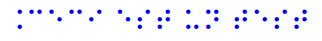
#> input picture braille14.png, 322 x 41 px
$ python detection_braille_alex.py
#> lines starting #> are read from the running program, lines starting #| are printed output that depends on the picture
import numpy as np
import cv2 as cv
import matplotlib.pyplot as plt
#coding = utf-8
from enum import Enum

Carac = [" ", #0
    "a", #1
    "err2", #2
    "c", #3
    ",", #4
    "b", #5
    "i", #6
    "f", #7
    "err8", #8
    "e", #9
    "err10", #10
    "d", #11
    ":", #12
    "h", #13
    "j", #14
    "g", #15
    "'", #16
    "k", #17
    "err18", #18
    "m", #19
    ";", #20
    "l", #21
    "s", #22
    "p", #23
    "*", #24
    "o", #25
    "err26", #26
    "n", #27
    "!", #28
    "r", #29
    "t", #30
    "q", #31
    "Num", #32
    "1", #33
    "Maj", #34
    "3", #35
    "!", #36
    "2", #37
    "9", #38
    "6", #39
    "err40", #40
    "5", #41
    "Ital", #42
    "4", #43
    ".", #44
    "8", #45
    "w", #46
    "7", #47
    "-", #48
    "u", #49
    "err50", #50
    "x", #51
    "(", #52
    "v", #53
    "è", #54
    "ç", #55
    ")", #56
    "z", #57
    "0", #58
    "y", #59
    "\"", #60
    "err61", #61
    "ù", #62
    "é"] #63


# Lecture de l'image
img = cv.imread('braille14.png', cv.IMREAD_GRAYSCALE)
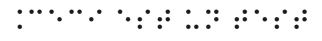
#> img: shape (41, 322); min 29, max 255, mean 244.9
assert img is not None, "file could not be read, check with os.path. exists()"

# erosion
filterSize =(3, 3)
kernel = cv.getStructuringElement(cv.MORPH_RECT, filterSize)
img_erosion = cv.erode(img, kernel, iterations=1)
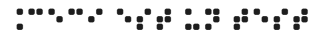
#> img_erosion: shape (41, 322); min 29, max 255, mean 230.8

cimg = cv.cvtColor(img, cv.COLOR_GRAY2BGR)

#Detection des cercles
circles = cv.HoughCircles(img_erosion, cv.HOUGH_GRADIENT, 1, 6, param1=16, param2=8, minRadius=0, maxRadius=10)
#> circles = 39 rows, first 8: [165.5, 17.5, 4.6], [242.5, 17.5, 4.6], [31.5, 11.5, 3.3], [71.5, 11.5, 3.3], [296.5, 19.5, 3.3], [119.5, 11.5, 3.8], [127.5, 19.5, 3.8], [51.5, 11.5, 3.8]

# Trace des cercles detectes
if circles is not None:
    circles = np.uint16(np.around(circles))
#> circles = 39 rows, first 8: [166, 18, 5], [242, 18, 5], [32, 12, 3], [72, 12, 3], [296, 20, 3], [120, 12, 4], [128, 20, 4], [52, 12, 4]
    for i in circles[0,:]:
        # Trace du contour du cercle
        cv.circle(cimg,(i[0],i[1]),i[2],(0,255,0),2)
        # Trace du centre du cercle
        cv.circle(cimg,(i[0],i[1]),2,(0,0,255),3)
#> this loop made 39 passes
#> i on passes 1 to 12: [166, 18, 5], [242, 18, 5], [32, 12, 3], [72, 12, 3], [296, 20, 3], [120, 12, 4], [128, 20, 4], [52, 12, 4], [60, 18, 4], [80, 12, 4], [304, 20, 3], [140, 18, 3]
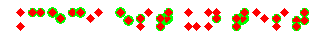
#> cimg: shape (41, 322, 3); mean B, G, R 211.5, 225.2, 241.2
else:
    print('Aucun cercle trouvé')

# Classement des hauteurs des cercles
repere_hauteur = []
circles = circles[0]
for i in circles[:,1]:
    if i not in repere_hauteur:
        repere_hauteur.append(i)
#> this loop made 39 passes
#> i on passes 1 to 12: 18, 18, 12, 12, 20, 12, 20, 12, 18, 12, 20, 18
#> after the loop, repere_hauteur = [18, 12, 20, 26]

# Ajout des différentes hauteurs dans repre_hauteur
repere_hauteur.sort()
count = []
rayon = 2
for i in range(len(repere_hauteur)-1):
    if repere_hauteur[i+1]-repere_hauteur[i] <= rayon:
        repere_hauteur.append(int((repere_hauteur[i]+repere_hauteur[i+1])/2))
        for j,val in enumerate (circles[:,1]):
            if val == repere_hauteur[i+1] or val == repere_hauteur[i]:
                circles[j,1] = repere_hauteur[-1]
        count.append(repere_hauteur[i])
        count.append(repere_hauteur[i+1])
#> this loop made 3 passes
#> after the loop, circles = 39 rows, first 8: [166, 19, 5], [242, 19, 5], [32, 12, 3], [72, 12, 3], [296, 19, 3], [120, 12, 4], [128, 19, 4], [52, 12, 4]; count = [18, 20]; repere_hauteur = [12, 18, 20, 26, 19]

#Suppression des valeurs proches
for i in count:
    repere_hauteur.remove(i)
#> this loop made 2 passes
#> after the loop, repere_hauteur = [12, 26, 19]
repere_hauteur.sort()


# Hauteurs classés par ligne
repere_hauteur_final = []
for i in range(int(len(repere_hauteur)/3)):
    repere_hauteur_final.append(repere_hauteur[i*3:(i+1)*3])
#> this loop made 1 pass
#> after the loop, repere_hauteur_final = [[12, 19, 26]]

# Classement des longueurs des cercles
repere_longueur = []
for i in circles[:,0]:
    if i not in repere_longueur:
        repere_longueur.append(i)
#> this loop made 39 passes
#> i on passes 1 to 12: 166, 242, 32, 72, 296, 120, 128, 52, 60, 80, 304, 140
#> after the loop, repere_longueur = 29 values, max 304 at index 10, min 20 at index 19, mean 165

repere_longueur.sort()
count2 = []
for i in range(len(repere_longueur)-1):
    if repere_longueur[i+1]-repere_longueur[i] <= rayon:
        repere_longueur.append(repere_longueur[i+1])
        for j,val in enumerate (circles[:,0]):
            if val == repere_longueur[i+1] or val == repere_longueur[i]:
                circles[j,0] = repere_longueur[-1]
        count2.append(repere_longueur[i])
        count2.append(repere_longueur[i+1])
#> this loop made 28 passes
#> after the loop, circles = 39 rows, first 8: [168, 19, 5], [244, 19, 5], [32, 12, 3], [72, 12, 3], [296, 19, 3], [120, 12, 4], [128, 19, 4], [52, 12, 4]; count2 = [166, 168, 242, 244]; repere_longueur = 31 values, max 304 at index 28, min 20 at index 0, mean 167.6

for i in count2:
    repere_longueur.remove(i)
#> this loop made 4 passes
#> i on passes 1 to 4: 166, 168, 242, 244
#> after the loop, repere_longueur = 27 values, max 304 at index 24, min 20 at index 0, mean 162.1
repere_longueur.sort()

# Longueurs classées par ligne
repere_longueur_final = [[] for x in range(len(repere_hauteur_final))]
#> repere_longueur_final = [[]]
repere_hauteur_final_2 = [[] for x in range(len(repere_hauteur_final))]
#> repere_hauteur_final_2 = [[]]
for i in range(len(circles)):
    for j in range(len(repere_hauteur_final)):
        for k in range(len(repere_longueur)):
            if circles[i,0] == repere_longueur[k] and circles[i,1] in repere_hauteur_final[j]:
                repere_longueur_final[j].append(repere_longueur[k])
                repere_hauteur_final_2[j].append(circles[i,1])
#> this loop made 39 passes


min = 0


def tri_insertion(La,Ha):
    L = La
    H = Ha
    N = len(L)
    for n in range(1,N):
        cle = L[n]
        j = n-1
        while j>=0 and L[j] > cle:
            L[j+1], L[j] = L[j], L[j+1] # decalage
            H[j+1], H[j] = H[j], H[j+1]
            j = j-1
    return(L,H)

truc1 = []
truc2 = []
for i in range(len(repere_longueur_final)):
    tri_insertion(repere_longueur_final[i],repere_hauteur_final_2[i])
#> this loop made 1 pass
#> N in tri_insertion on pass 1: 39


# Calcul des distances entre deux cercles
espace1 = repere_longueur[-1]
#> espace1 = 304
espace2 = repere_longueur[-2]
#> espace2 = 296
distance = 0
for i in range(len(repere_longueur_final[0])-2):
    distance = repere_longueur_final[0][i+1]-repere_longueur_final[0][i]
    if distance > rayon:
        if espace1+rayon > distance :                  # distance < espace1 < distance + 2
            espace1 = distance
        elif espace2 > distance and (espace1 + rayon) < distance :
            espace2 = distance
#> this loop made 37 passes
#> (distance, espace1) on passes 2, 3, 5, 7, 9, 11, 14, 17, 21, 24, 28, 31: (12, 12), (8, 8), (8, 8), (8, 8), (8, 8), (8, 8), (8, 8), (8, 8), (8, 8), (8, 8), (8, 8), (8, 8)
#> after the loop, espace1 = 8; espace2 = 12
espace_final = (espace1 + espace2) / 2
#> espace_final = 10

list_caractere = []
caractere = []
for i in range(len(repere_hauteur_final_2)):
    list_caractere.append([])
    caractere = [[repere_longueur_final[i][0], repere_hauteur_final_2[i][0]]]
    for k in range(len(repere_hauteur_final_2[i])-1):
        if repere_longueur_final[i][k+1] - repere_longueur_final[i][k] < espace_final:
            caractere.append([repere_longueur_final[i][k+1],repere_hauteur_final_2[i][k+1]])
        elif repere_longueur_final[i][k+1] - repere_longueur_final[i][k] > espace_final+espace1:
            list_caractere[i].append(caractere)
            caractere = [[repere_longueur_final[i][k+1],repere_hauteur_final_2[i][k+1]]]
            list_caractere[i].append([])
        else :
            list_caractere[i].append(caractere)
            caractere = [[repere_longueur_final[i][k+1],repere_hauteur_final_2[i][k+1]]]
    list_caractere[i].append(caractere)
#> this loop made 1 pass
#> after the loop, list_caractere = 1 item

print("la liste de caractère cripté donne : ", list_caractere, "ayant ", len(list_caractere), " composant.")
#> (printed output is left out)


list_caractere_uint8 = []
#Selection des lignes
for i in range(len(list_caractere)):
    #Selection des caracteres
    for j in range(len(list_caractere[i])):
        #Selection des points dans les caractères
        tot = 0
        if list_caractere[i][j] != []:
            min_long = list_caractere[i][j][0][0]
            max_long = list_caractere[i][j][0][0]
            rep_haut = [repere_hauteur[3*i], repere_hauteur[3*i+1], repere_hauteur[3*i+2]]
            for k in range(len(list_caractere[i][j])):
                if max_long < list_caractere[i][j][k][0]:
                    max_long = list_caractere[i][j][k][0]
            if max_long == min_long:
                if i < len(list_caractere[i])-1:
                    if j < len(list_caractere[i]) -1 :
                        if (list_caractere[i][j+1] != []):
                            if list_caractere[i][j+1][0][0] - list_caractere[i][j][-1][0] > espace_final :
                                min_long = min_long - espace1
                            else:
                                max_long = max_long + espace1
                    else:
                        max_long = max_long + espace1
                else :
                    max_long = max_long + espace1
            rep_long = [min_long, max_long]

            for u in range(3):
                for v in range(2):
                    # print([rep_long[v],rep_haut[u]])
                    # print(list_caractere[i][j])
                    # print([rep_long[v],rep_haut[u]] in list_caractere[i][j])
                    if ([rep_long[v],rep_haut[u]] in list_caractere[i][j]):
                        tot = tot + 2**(2*u+v)


        list_caractere_uint8.append(tot)
#> after the loop, list_caractere_uint8 = [34, 3, 9, 3, 6, 0, 9, 22, 30, 0, 49, 27, 0, 30, 9, 22, 30]

print("la file décripté nous renvoie", list_caractere_uint8)
#| la file décripté nous renvoie [34, 3, 9, 3, 6, 0, 9, 22, 30, 0, 49, 27, 0, 30, 9, 22, 30]

def lecture(list_braille):
    x = len(list_braille)
    list_retour = 'Texte : '
    sauv_maj = 0
    for i in range(x):
        verif_maj = list_braille[i]
        lettre = Carac[verif_maj]
        if verif_maj == 34:
            sauv_maj = 1
        else:
            if sauv_maj == 1:
                list_retour = list_retour + lettre.upper()
                sauv_maj = 0
            else:
                list_retour = list_retour + lettre

    return list_retour


k = []
for i in range(len(list_caractere_uint8)):
    k = lecture(list_caractere_uint8)
#> this loop made 17 passes


print(k)
#| Texte : Ceci est un test

print("espace 1 = ", espace1, ", l'espace 2 = ", espace2, " et l'espace final = ", espace_final)
#| espace 1 =  8 , l'espace 2 =  12  et l'espace final =  10.0
print(repere_longueur_final)
#| [[20, 20, 32, 40, 52, 60, 72, 80, 90, 98, 120, 128, 140, 140, 148, 160, 160, 168, 168, 188, 188, 196, 208, 208, 216, 216, 236, 236, 244, 244, 256, 264, 276, 276, 284, 296, 296, 304, 304]]

cv.namedWindow('detected circles', cv.WINDOW_NORMAL)
cv.resizeWindow('detected circles', 800, 600)
cv.imshow('detected circles',cimg)
cv.waitKey(0)
cv.destroyAllWindows()

$ run again, with braille15.png copied over braille14.png
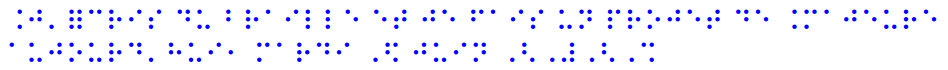
#> input picture braille15.png, 948 x 70 px
#> `img_erosion = cv.erode(img, kernel, iterations=1)`:
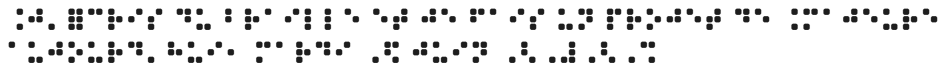
#> img_erosion: shape (70, 948); min 29, max 255, mean 231
#> `circles = cv.HoughCircles(img_erosion, cv.HOUGH_GRADIENT, 1, 6, param1..`: circles = 192 rows, first 8: [77.5, 17.5, 4.6], [71.5, 18.5, 4.2], [71.5, 11.5, 4.2], [227.5, 11.5, 3.3], [227.5, 18.5, 3.3], [523.5, 44.5, 3.3], [430.5, 17.5, 4.6], [675.5, 17.5, 4.6]
#> `circles = np.uint16(np.around(circles))`: circles = 192 rows, first 8: [78, 18, 5], [72, 18, 4], [72, 12, 4], [228, 12, 3], [228, 18, 3], [524, 44, 3], [430, 18, 5], [676, 18, 5]
#> the loop `for i in circles[0,:]:` made 192 passes
#> after the loop `for i in circles[0,:]:`:
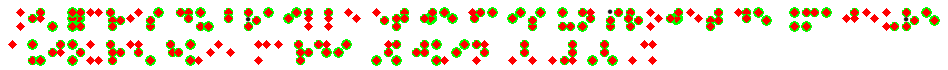
#> cimg: shape (70, 948, 3); mean B, G, R 208.7, 225.5, 238
#> the loop `for i in circles[:,1]:` made 192 passes
#> i on passes 1 to 3: 18, 18, 12
#> after the loop `for i in circles[:,1]:`: repere_hauteur = [18, 12, 44, 60, 26, 20, 52]
#> the loop `for i in range(len(repere_hauteur)-1):` made 6 passes
#> after the loop `for i in range(len(repere_hauteur)-1):`: circles = 192 rows, first 8: [78, 19, 5], [72, 19, 4], [72, 12, 4], [228, 12, 3], [228, 19, 3], [524, 44, 3], [430, 19, 5], [676, 19, 5]; count = [18, 20]; repere_hauteur = [12, 18, 20, 26, 44, 52, 60, 19]
#> the loop `for i in count:` made 2 passes
#> i on passes 1 to 2: 18, 20
#> after the loop `for i in count:`: repere_hauteur = [12, 26, 44, 52, 60, 19]
#> the loop `for i in range(int(len(repere_hauteur)/3)):` made 2 passes
#> after the loop `for i in range(int(len(repere_hauteur)/3)):`: repere_hauteur_final = [[12, 19, 26], [44, 52, 60]]
#> the loop `for i in circles[:,0]:` made 192 passes
#> i on passes 1 to 3: 78, 72, 72
#> after the loop `for i in circles[:,0]:`: repere_longueur = 119 values, max 934 at index 32, min 12 at index 91, mean 446.2
#> the loop `for i in range(len(repere_longueur)-1):` made 118 passes
#> after the loop `for i in range(len(repere_longueur)-1):`: circles = 192 rows, first 8: [80, 19, 5], [72, 19, 4], [72, 12, 4], [230, 12, 3], [230, 19, 3], [524, 44, 3], [432, 19, 5], [678, 19, 5]; count2 = 50 values from 78 to 678; repere_longueur = 144 values, max 934 at index 118, min 12 at index 0, mean 434.7
#> the loop `for i in count2:` made 50 passes
#> i on passes 1 to 8: 78, 80, 110, 112, 170, 172, 178, 180
#> after the loop `for i in count2:`: repere_longueur = 94 values, max 934 at index 71, min 12 at index 0, mean 464.5
#> repere_longueur_final = [[], []]
#> the loop `for i in range(len(repere_longueur_final)):` made 2 passes
#> N in tri_insertion on passes 1 to 2: 115, 77
#> `espace1 = repere_longueur[-1]`: espace1 = 934
#> `espace2 = repere_longueur[-2]`: espace2 = 926
#> the loop `for i in range(len(repere_longueur_final[0])-2):` made 113 passes
#> (distance, espace1) on passes 2, 3, 9, 13, 17, 19, 22, 37: (12, 12), (8, 8), (8, 8), (8, 8), (8, 8), (8, 8), (8, 8), (8, 8)
#> after the loop `for i in range(len(repere_longueur_final[0])-2):`: espace1 = 4; espace2 = 8
#> espace_final = 6
#> the loop `for i in range(len(repere_hauteur_final_2)):` made 2 passes
#> after the loop `for i in range(len(repere_hauteur_final_2)):`: list_caractere = 2 items
#> (printed output is left out)
#> the loop `for i in range(len(list_caractere)):` made 2 passes
#> after the loop `for i in range(len(list_caractere)):`: list_caractere_uint8 = 189 values, max 63 at index 34, min 0 at index 1, mean 13.97
#> (printed output is left out)
#> (printed output is left out)
#| espace 1 =  4 , l'espace 2 =  8  et l'espace final =  6.0
#> (printed output is left out)

$ run again, with braille16.png copied over braille14.png
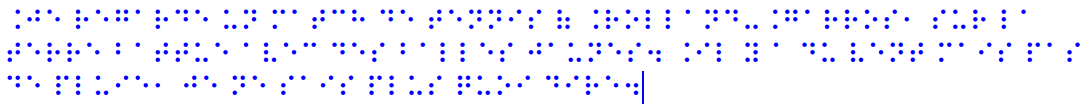
#> input picture braille16.png, 1091 x 107 px
#> `img_erosion = cv.erode(img, kernel, iterations=1)`:
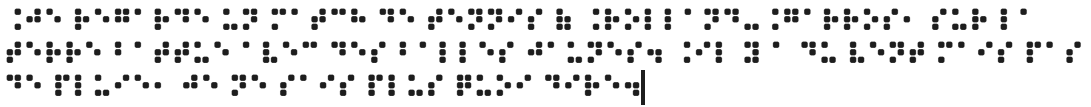
#> img_erosion: shape (107, 1091); min 29, max 255, mean 230.3
#> `circles = cv.HoughCircles(img_erosion, cv.HOUGH_GRADIENT, 1, 6, param1..`: circles = 345 rows, first 8: [118.5, 17.5, 4.6], [559.5, 18.5, 4.2], [847.5, 17.5, 4.6], [15.5, 50.5, 4.6], [163.5, 50.5, 4.6], [183.5, 50.5, 4.6], [918.5, 50.5, 4.6], [197.5, 59.5, 3.3]
#> `circles = np.uint16(np.around(circles))`: circles = 345 rows, first 8: [118, 18, 5], [560, 18, 4], [848, 18, 5], [16, 50, 5], [164, 50, 5], [184, 50, 5], [918, 50, 5], [198, 60, 3]
#> the loop `for i in circles[0,:]:` made 345 passes
#> after the loop `for i in circles[0,:]:`:
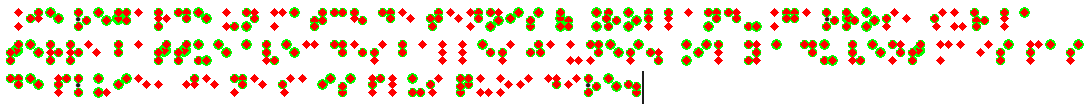
#> cimg: shape (107, 1091, 3); mean B, G, R 209.1, 224.8, 239.1
#> the loop `for i in circles[:,1]:` made 345 passes
#> i on passes 1 to 3: 18, 18, 18
#> after the loop `for i in circles[:,1]:`: repere_hauteur = [18, 50, 60, 12, 92, 26, 20, 44, 52, 78, 84, 86]
#> the loop `for i in range(len(repere_hauteur)-1):` made 11 passes
#> after the loop `for i in range(len(repere_hauteur)-1):`: circles = 345 rows, first 8: [118, 19, 5], [560, 19, 4], [848, 19, 5], [16, 51, 5], [164, 51, 5], [184, 51, 5], [918, 51, 5], [198, 60, 3]; count = [18, 20, 50, 52, 84, 86]; repere_hauteur = [12, 18, 20, 26, 44, 50, 52, 60, 78, 84, 86, 92, 19, 51, 85]
#> the loop `for i in count:` made 6 passes
#> i on passes 1 to 6: 18, 20, 50, 52, 84, 86
#> after the loop `for i in count:`: repere_hauteur = [12, 26, 44, 60, 78, 92, 19, 51, 85]
#> the loop `for i in range(int(len(repere_hauteur)/3)):` made 3 passes
#> after the loop `for i in range(int(len(repere_hauteur)/3)):`: repere_hauteur_final = [[12, 19, 26], [44, 51, 60], [78, 85, 92]]
#> the loop `for i in circles[:,0]:` made 345 passes
#> i on passes 1 to 3: 118, 560, 848
#> after the loop `for i in circles[:,0]:`: repere_longueur = 176 values, max 1078 at index 70, min 10 at index 79, mean 544.6
#> after the loop `for i in range(len(repere_longueur)-1):`: circles = 345 rows, first 8: [118, 19, 5], [560, 19, 4], [848, 19, 5], [18, 51, 5], [166, 51, 5], [186, 51, 5], [920, 51, 5], [198, 60, 3]; count2 = 104 values from 16 to 976; repere_longueur = 228 values, max 1078 at index 175, min 10 at index 0, mean 550.6
#> the loop `for i in count2:` made 104 passes
#> i on passes 1 to 8: 16, 18, 86, 88, 96, 98, 164, 166
#> after the loop `for i in count2:`: repere_longueur = 124 values, max 1078 at index 76, min 10 at index 0, mean 534.3
#> repere_longueur_final = [[], [], []]
#> the loop `for i in range(len(repere_longueur_final)):` made 3 passes
#> N in tri_insertion on passes 1 to 3: 135, 132, 78
#> `espace1 = repere_longueur[-1]`: espace1 = 1078
#> `espace2 = repere_longueur[-2]`: espace2 = 1070
#> the loop `for i in range(len(repere_longueur_final[0])-2):` made 133 passes
#> (distance, espace1) on passes 2, 3, 6, 11, 14, 20, 22, 25: (12, 12), (8, 8), (8, 8), (8, 8), (8, 8), (8, 8), (8, 8), (8, 8)
#> after the loop `for i in range(len(repere_longueur_final[0])-2):`: espace1 = 6; espace2 = 10
#> espace_final = 8
#> the loop `for i in range(len(repere_hauteur_final_2)):` made 3 passes
#> after the loop `for i in range(len(repere_hauteur_final_2)):`: list_caractere = 3 items
#> (printed output is left out)
#> the loop `for i in range(len(list_caractere)):` made 3 passes
#> after the loop `for i in range(len(list_caractere)):`: list_caractere_uint8 = 261 values, max 63 at index 62, min 0 at index 5, mean 12.24
#> (printed output is left out)
#> (printed output is left out)
#| espace 1 =  6 , l'espace 2 =  10  et l'espace final =  8.0
#> (printed output is left out)
